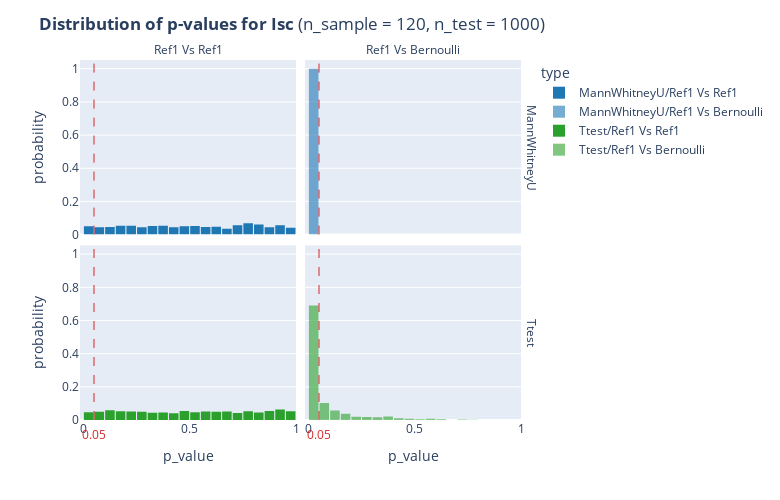

Notebook code cell kept with this figure:
### Markdown cell above
## Isc

### Code cell
calculate_p_values(n_sample=120, n_test=1000, cate_interest='Isc', Halternative = 'greater')

### Figure 1 — Plotly figure (JSON) as saved in the notebook; plotly's stock layout.template omitted (floating-point values rounded to 4 significant figures; data arrays with more than 128 entries replaced by an {"elided": "..."} marker saying what was removed)
{"data": [{"alignmentgroup": "True", "bingroup": "x", "histnorm": "probability", "hovertemplate": "type=MannWhitneyU/Ref1 Vs Ref1<br>test=MannWhitneyU<br>category=Ref1 Vs Ref1<br>p_value=%{x}<br>probability=%{y}<extra></extra>", "legendgroup": "MannWhitneyU/Ref1 Vs Ref1", "marker": {"color": "rgb(31, 119, 180)", "pattern": {"shape": ""}}, "name": "MannWhitneyU/Ref1 Vs Ref1", "offsetgroup": "MannWhitneyU/Ref1 Vs Ref1", "orientation": "v", "showlegend": true, "type": "histogram", "x": {"elided": "1000 float values"}, "xaxis": "x3", "xbins": {"size": 0.05, "start": 0}, "yaxis": "y3"}, {"alignmentgroup": "True", "bingroup": "x", "histnorm": "probability", "hovertemplate": "type=MannWhitneyU/Ref1 Vs Bernoulli<br>test=MannWhitneyU<br>category=Ref1 Vs Bernoulli<br>p_value=%{x}<br>probability=%{y}<extra></extra>", "legendgroup": "MannWhitneyU/Ref1 Vs Bernoulli", "marker": {"color": "rgba(31, 119, 180, 0.6)", "pattern": {"shape": ""}}, "name": "MannWhitneyU/Ref1 Vs Bernoulli", "offsetgroup": "MannWhitneyU/Ref1 Vs Bernoulli", "orientation": "v", "showlegend": true, "type": "histogram", "x": {"elided": "1000 float values"}, "xaxis": "x4", "xbins": {"size": 0.05, "start": 0}, "yaxis": "y4"}, {"alignmentgroup": "True", "bingroup": "x", "histnorm": "probability", "hovertemplate": "type=Ttest/Ref1 Vs Ref1<br>test=Ttest<br>category=Ref1 Vs Ref1<br>p_value=%{x}<br>probability=%{y}<extra></extra>", "legendgroup": "Ttest/Ref1 Vs Ref1", "marker": {"color": "rgb(44, 160, 44)", "pattern": {"shape": ""}}, "name": "Ttest/Ref1 Vs Ref1", "offsetgroup": "Ttest/Ref1 Vs Ref1", "orientation": "v", "showlegend": true, "type": "histogram", "x": {"elided": "1000 float values"}, "xaxis": "x", "xbins": {"size": 0.05, "start": 0}, "yaxis": "y"}, {"alignmentgroup": "True", "bingroup": "x", "histnorm": "probability", "hovertemplate": "type=Ttest/Ref1 Vs Bernoulli<br>test=Ttest<br>category=Ref1 Vs Bernoulli<br>p_value=%{x}<br>probability=%{y}<extra></extra>", "legendgroup": "Ttest/Ref1 Vs Bernoulli", "marker": {"color": "rgba(44, 160, 44, 0.6)", "pattern": {"shape": ""}}, "name": "Ttest/Ref1 Vs Bernoulli", "offsetgroup": "Ttest/Ref1 Vs Bernoulli", "orientation": "v", "showlegend": true, "type": "histogram", "x": {"elided": "1000 float values"}, "xaxis": "x2", "xbins": {"size": 0.05, "start": 0}, "yaxis": "y2"}], "layout": {"annotations": [{"showarrow": false, "text": "Ref1 Vs Ref1", "x": 0.24, "xanchor": "center", "xref": "paper", "y": 1, "yanchor": "bottom", "yref": "paper"}, {"showarrow": false, "text": "Ref1 Vs Bernoulli", "x": 0.74, "xanchor": "center", "xref": "paper", "y": 1, "yanchor": "bottom", "yref": "paper"}, {"showarrow": false, "text": "Ttest", "textangle": 90, "x": 0.98, "xanchor": "left", "xref": "paper", "y": 0.2425, "yanchor": "middle", "yref": "paper"}, {"showarrow": false, "text": "MannWhitneyU", "textangle": 90, "x": 0.98, "xanchor": "left", "xref": "paper", "y": 0.7575, "yanchor": "middle", "yref": "paper"}, {"font": {"color": "rgb(214, 39, 40)", "size": 12}, "showarrow": false, "text": "0.05", "x": 0.05, "xref": "x", "y": -0.07, "yref": "paper"}, {"font": {"color": "rgb(214, 39, 40)", "size": 12}, "showarrow": false, "text": "0.05", "x": 0.05, "xref": "x2", "y": -0.07, "yref": "paper"}], "bargap": 0.1, "barmode": "relative", "height": 500, "legend": {"title": {"text": "type"}, "tracegroupgap": 0}, "margin": {"t": 60}, "shapes": [{"line": {"color": "rgb(214, 39, 40)", "dash": "dash", "width": 1}, "type": "line", "x0": 0.05, "x1": 0.05, "xref": "x", "y0": 0, "y1": 1, "yref": "y domain"}, {"line": {"color": "rgb(214, 39, 40)", "dash": "dash", "width": 1}, "type": "line", "x0": 0.05, "x1": 0.05, "xref": "x2", "y0": 0, "y1": 1, "yref": "y2 domain"}, {"line": {"color": "rgb(214, 39, 40)", "dash": "dash", "width": 1}, "type": "line", "x0": 0.05, "x1": 0.05, "xref": "x3", "y0": 0, "y1": 1, "yref": "y3 domain"}, {"line": {"color": "rgb(214, 39, 40)", "dash": "dash", "width": 1}, "type": "line", "x0": 0.05, "x1": 0.05, "xref": "x4", "y0": 0, "y1": 1, "yref": "y4 domain"}], "title": {"text": "<b>Distribution of p-values for Isc</b> (n_sample = 120, n_test = 1000)"}, "width": 780, "xaxis": {"anchor": "y", "domain": [0, 0.48], "title": {"text": "p_value"}}, "xaxis2": {"anchor": "y2", "domain": [0.5, 0.98], "matches": "x", "title": {"text": "p_value"}}, "xaxis3": {"anchor": "y3", "domain": [0, 0.48], "matches": "x", "showticklabels": false}, "xaxis4": {"anchor": "y4", "domain": [0.5, 0.98], "matches": "x", "showticklabels": false}, "yaxis": {"anchor": "x", "domain": [0, 0.485], "title": {"text": "probability"}}, "yaxis2": {"anchor": "x2", "domain": [0, 0.485], "matches": "y", "showticklabels": false}, "yaxis3": {"anchor": "x3", "domain": [0.515, 1], "matches": "y", "title": {"text": "probability"}}, "yaxis4": {"anchor": "x4", "domain": [0.515, 1], "matches": "y", "showticklabels": false}}}
